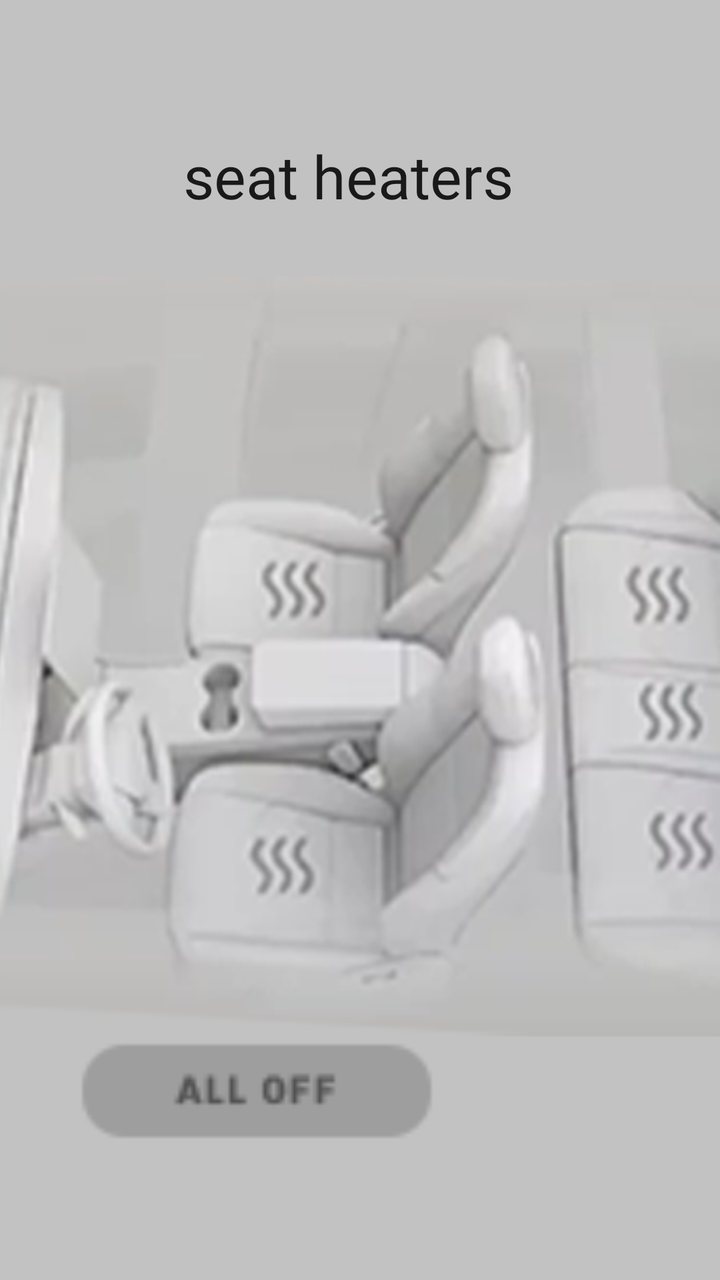
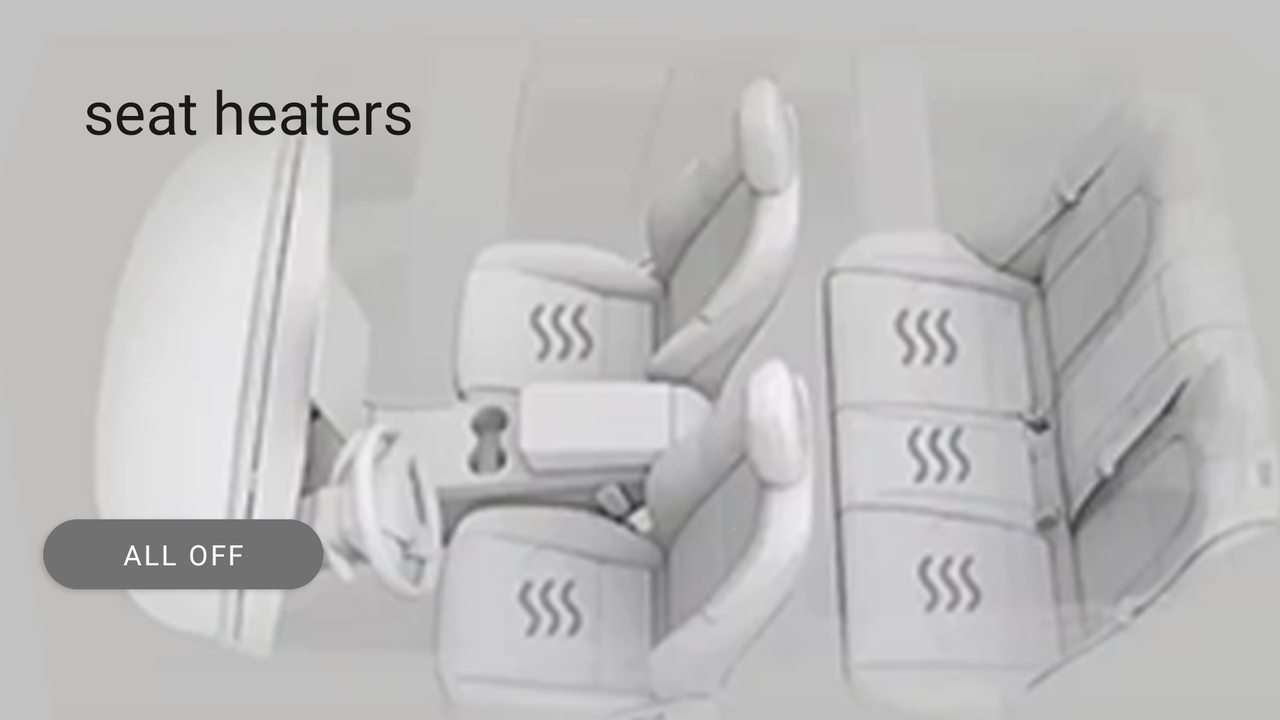

Two renders of one Android screen. The first uses the default layout on a phone; the second uses the alternative layout the repository ships for a different screen configuration, on a matching device. The two XML files are below.
<!-- AndroidManifest.xml: application theme Theme.Vehicle -->
<!-- res/layout/seat_heater_tab_fragment.xml -->
<?xml version="1.0" encoding="utf-8"?>

<androidx.constraintlayout.widget.ConstraintLayout xmlns:android="http://schemas.android.com/apk/res/android"
    xmlns:app="http://schemas.android.com/apk/res-auto"
    xmlns:tools="http://schemas.android.com/tools"
    android:layout_width="match_parent"
    android:layout_height="match_parent"
    android:background="#C2C2C2">

    <ImageView
        android:id="@+id/imageView5"
        android:layout_width="1188dp"
        android:layout_height="733dp"
        app:layout_constraintBottom_toBottomOf="parent"
        app:layout_constraintEnd_toEndOf="parent"
        app:layout_constraintHorizontal_bias="0.459"
        app:layout_constraintStart_toStartOf="parent"
        app:layout_constraintTop_toTopOf="parent"
        app:layout_constraintVertical_bias="0.419"
        app:srcCompat="@drawable/seat" />

    <ImageView
        android:id="@+id/imageView10"
        android:layout_width="230dp"
        android:layout_height="189dp"
        app:layout_constraintBottom_toBottomOf="parent"
        app:layout_constraintEnd_toEndOf="parent"
        app:layout_constraintHorizontal_bias="0.096"
        app:layout_constraintStart_toStartOf="parent"
        app:layout_constraintTop_toTopOf="parent"
        app:layout_constraintVertical_bias="1.0"
        app:srcCompat="@drawable/alloff" />

    <TextView
        android:id="@+id/textView"
        android:layout_width="348dp"
        android:layout_height="114dp"
        android:fontFamily="@font/montserrat_bold"
        android:gravity="center"
        android:text="seat heaters"
        android:textAppearance="@style/TextAppearance.AppCompat.Large"
        android:textSize="30sp"
        app:layout_constraintBottom_toBottomOf="parent"
        app:layout_constraintEnd_toEndOf="parent"
        app:layout_constraintHorizontal_bias="0.0"
        app:layout_constraintStart_toStartOf="parent"
        app:layout_constraintTop_toTopOf="parent"
        app:layout_constraintVertical_bias="0.059" />


</androidx.constraintlayout.widget.ConstraintLayout>
<!-- resources referenced by this layout -->
<resources>
  <!-- drawable alloff: png bitmap (drawable, 962 bytes) -->
  <!-- drawable seat: png bitmap (drawable, 261133 bytes) -->
  <style name="Theme.Vehicle" parent="Theme.MaterialComponents.DayNight.NoActionBar">
          
          <item name="colorPrimary">@color/purple_500</item>
          <item name="colorPrimaryVariant">@color/Red</item>
          <item name="colorOnPrimary">@color/white</item>
          
          <item name="colorSecondary">@color/teal_200</item>
          <item name="colorSecondaryVariant">@color/teal_700</item>
          <item name="colorOnSecondary">@color/black</item>
          
          <item name="android:statusBarColor" tools:targetApi="l">#B00020</item>
          
      </style>
  <color name="purple_500">#FF6200EE</color>
  <color name="Red">#B00020</color>
  <color name="white">#FFFFFFFF</color>
  <color name="teal_200">#FF03DAC5</color>
  <color name="teal_700">#FF018786</color>
  <color name="black">#FF000000</color>
</resources>
<!-- res/layout-land/seat_heater_tab_fragment.xml (the repository's variant of the layout above) -->
<!-- drawn on the phone turned sideways -->
<?xml version="1.0" encoding="utf-8"?>
<androidx.constraintlayout.widget.ConstraintLayout xmlns:android="http://schemas.android.com/apk/res/android"
    xmlns:app="http://schemas.android.com/apk/res-auto"
    xmlns:tools="http://schemas.android.com/tools"
    android:layout_width="match_parent"
    android:layout_height="match_parent"
    android:background="#C2C2C2">

    <ImageView
        android:id="@+id/dashBoardImageView"
        android:layout_width="1188dp"
        android:layout_height="733dp"
        app:layout_constraintBottom_toBottomOf="parent"
        app:layout_constraintEnd_toEndOf="parent"
        app:layout_constraintHorizontal_bias="0.449"
        app:layout_constraintStart_toStartOf="parent"
        app:layout_constraintTop_toTopOf="parent"
        app:layout_constraintVertical_bias="0.449"
        app:srcCompat="@drawable/seat" />

    <TextView
        android:id="@+id/SeatHeatersTextView"
        android:layout_width="248dp"
        android:layout_height="73dp"
        android:fontFamily="@font/montserrat_bold"
        android:gravity="center"
        android:text="seat heaters"
        android:textAppearance="@style/TextAppearance.AppCompat.Large"
        android:textSize="30sp"
        app:layout_constraintBottom_toBottomOf="parent"
        app:layout_constraintEnd_toEndOf="parent"
        app:layout_constraintHorizontal_bias="0.0"
        app:layout_constraintStart_toStartOf="parent"
        app:layout_constraintTop_toTopOf="parent"
        app:layout_constraintVertical_bias="0.066" />

    <Button
        android:id="@+id/allOffButton"
        android:layout_width="140dp"
        android:layout_height="47dp"
        android:backgroundTint="#717171"
        android:fontFamily="@font/montserrat"
        android:shadowColor="#000000"
        android:text="ALL OFF"
        android:textColor="#FFFFFF"
        app:cornerRadius="40dp"
        app:layout_constraintBottom_toBottomOf="parent"
        app:layout_constraintEnd_toEndOf="parent"
        app:layout_constraintHorizontal_bias="0.043"
        app:layout_constraintStart_toStartOf="parent"
        app:layout_constraintTop_toTopOf="parent"
        app:layout_constraintVertical_bias="0.81"
        app:rippleColor="#d00000" />

    <Button
        android:id="@+id/driverSeatButton"
        android:layout_width="133dp"
        android:layout_height="77dp"
        android:background="#00FFFFFF"
        android:backgroundTint="#00FAF8F8"
        android:drawableTint="#FFFFFF"
        app:cornerRadius="40dp"
        app:icon="@color/white"
        app:iconTint="#F8F7F7"
        app:layout_constraintBottom_toBottomOf="parent"
        app:layout_constraintEnd_toEndOf="parent"
        app:layout_constraintHorizontal_bias="0.419"
        app:layout_constraintStart_toStartOf="parent"
        app:layout_constraintTop_toTopOf="parent"
        app:layout_constraintVertical_bias="0.801" />

    <Button
        android:id="@+id/pillionSeatButton"
        android:layout_width="133dp"
        android:layout_height="77dp"
        android:background="#00FFFFFF"
        app:cornerRadius="70dp"
        app:icon="@color/Red"
        app:layout_constraintBottom_toBottomOf="parent"
        app:layout_constraintEnd_toEndOf="parent"
        app:layout_constraintHorizontal_bias="0.419"
        app:layout_constraintStart_toStartOf="parent"
        app:layout_constraintTop_toTopOf="parent"
        app:layout_constraintVertical_bias="0.377" />

    <Button
        android:id="@+id/thirdSeatButton"
        android:layout_width="132dp"
        android:layout_height="70dp"
        android:background="#00FFFFFF"
        app:cornerRadius="70dp"
        app:icon="@color/Red"
        app:layout_constraintBottom_toBottomOf="parent"
        app:layout_constraintEnd_toEndOf="parent"
        app:layout_constraintHorizontal_bias="0.663"
        app:layout_constraintStart_toStartOf="parent"
        app:layout_constraintTop_toTopOf="parent"
        app:layout_constraintVertical_bias="0.386" />

    <Button
        android:id="@+id/fourthSeatButton"
        android:layout_width="119dp"
        android:layout_height="51dp"
        android:background="#00FFFFFF"
        app:cornerRadius="70dp"
        app:icon="@color/Red"
        app:layout_constraintBottom_toBottomOf="parent"
        app:layout_constraintEnd_toEndOf="parent"
        app:layout_constraintHorizontal_bias="0.653"
        app:layout_constraintStart_toStartOf="parent"
        app:layout_constraintTop_toTopOf="parent"
        app:layout_constraintVertical_bias="0.592" />

    <Button
        android:id="@+id/fifthSeatButton"
        android:layout_width="115dp"
        android:layout_height="72dp"
        android:background="#00FFFFFF"
        app:cornerRadius="70dp"
        app:icon="@color/Red"
        app:layout_constraintBottom_toBottomOf="parent"
        app:layout_constraintEnd_toEndOf="parent"
        app:layout_constraintHorizontal_bias="0.67"
        app:layout_constraintStart_toStartOf="parent"
        app:layout_constraintTop_toTopOf="parent"
        app:layout_constraintVertical_bias="0.793" />

</androidx.constraintlayout.widget.ConstraintLayout>
<!-- resources referenced by the variant -->
<!-- as the phone turned sideways resolves them -->
<resources>
  <color name="Red">#B00020</color>
  <color name="white">#FFFFFFFF</color>
  <!-- drawable seat: png bitmap (drawable, 261133 bytes) -->
  <style name="Theme.Vehicle" parent="Theme.MaterialComponents.DayNight.NoActionBar">
          
          <item name="colorPrimary">@color/purple_500</item>
          <item name="colorPrimaryVariant">@color/Red</item>
          <item name="colorOnPrimary">@color/white</item>
          
          <item name="colorSecondary">@color/teal_200</item>
          <item name="colorSecondaryVariant">@color/teal_700</item>
          <item name="colorOnSecondary">@color/black</item>
          
          <item name="android:statusBarColor" tools:targetApi="l">#B00020</item>
          
      </style>
  <color name="purple_500">#FF6200EE</color>
  <color name="teal_200">#FF03DAC5</color>
  <color name="teal_700">#FF018786</color>
  <color name="black">#FF000000</color>
</resources>
